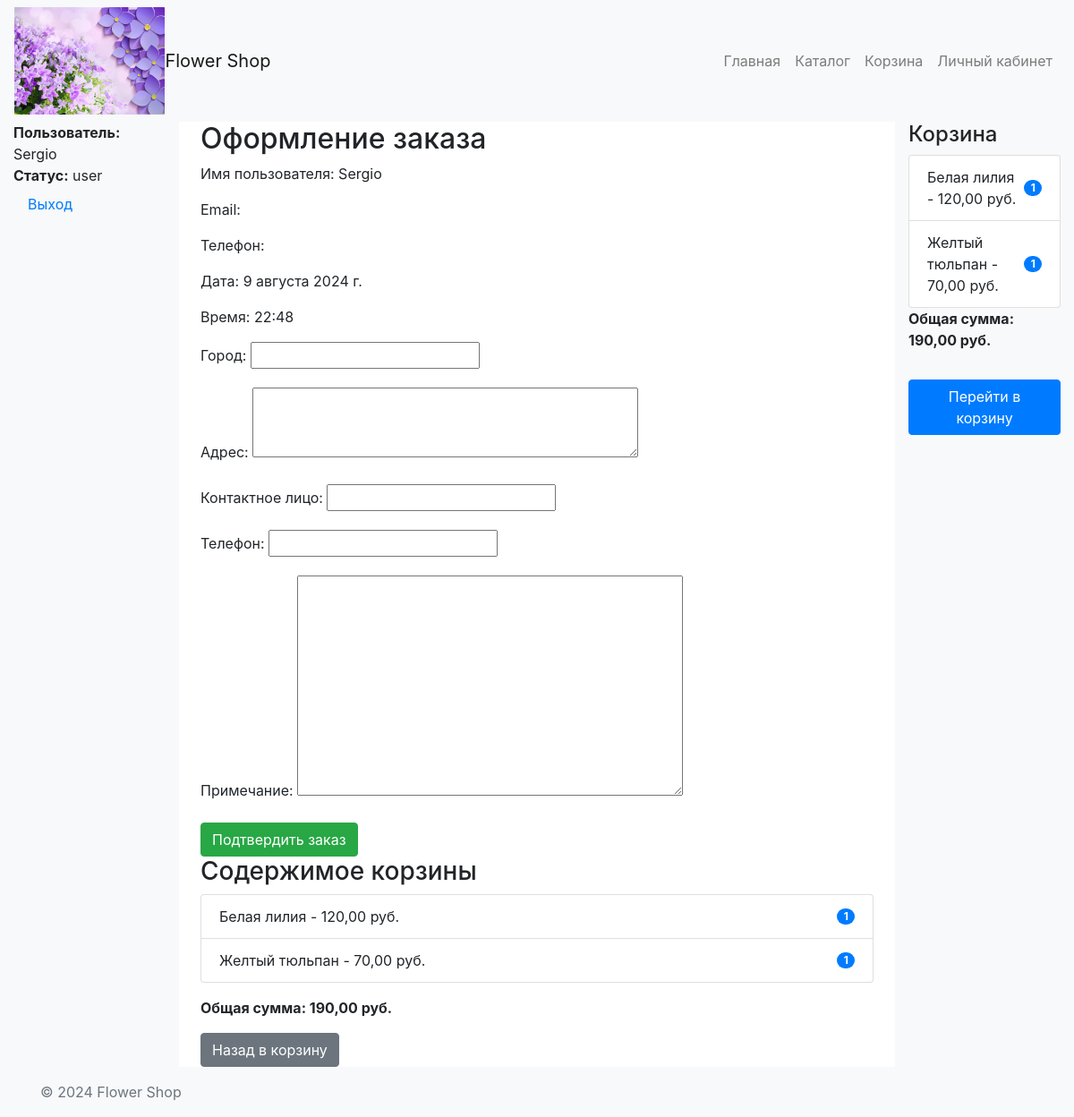
The app's page /orders/checkout/ (signed in) with its own data.
### main/models.py (models this page shows, shortened)
class CustomUser(AbstractUser):
    StatusID = models.ForeignKey(StatusDostupa, on_delete=models.SET_DEFAULT, default=2)
    telefon = models.CharField(max_length=20, blank=True, default="")
    Primechanie = models.TextField(blank=True, default="")
    tg_Chat_ID = models.CharField(max_length=255, null=True, blank=True)
    tg_User_ID = models.CharField(max_length=255, null=True, blank=True)
    groups = models.ManyToManyField(
        'auth.Group',
        related_name='customuser_set',  # Измените related_name
        blank=True,
        help_text='The groups this user belongs to. A user will get all permissions granted to each of their groups.',
        related_query_name='user',
    )
    user_permissions = models.ManyToManyField(
        'auth.Permission',
        related_name='customuser_set',  # Измените related_name
        blank=True,
        help_text='Specific permissions for this user.',
        related_query_name='user',
    )

class StatusDostupa(models.Model):
    ID = models.AutoField(primary_key=True)
    Status = models.CharField(max_length=255)
    Opisanie_Dostupa = models.TextField(default="")  # Новое поле для описания статуса доступа

class Tovar(models.Model):
    ID = models.AutoField(primary_key=True)
    Nazvanie = models.CharField(max_length=255)
    Cena = models.DecimalField(max_digits=10, decimal_places=2)
    Img_url = models.URLField(max_length=255)
    Reiting = models.DecimalField(max_digits=3, decimal_places=2, default=0.00)
    Opisanie = models.TextField()
    ID_TipTovara = models.ForeignKey(Tip_Tovara, on_delete=models.CASCADE)
    ID_KategorTovara = models.ForeignKey(Kat_Tovara, on_delete=models.CASCADE)
    kolich_otzyv = models.IntegerField(default=0)

### orders/models.py (models this page shows, shortened)
class CartItem(models.Model):
    tovar = models.ForeignKey(Tovar, on_delete=models.CASCADE)
    quantity = models.PositiveIntegerField(default=1)
    user = models.ForeignKey(settings.AUTH_USER_MODEL, null=True, blank=True, on_delete=models.CASCADE)
    session_id = models.CharField(max_length=255, null=True, blank=True)
    is_registered = models.BooleanField(default=False)
    cena = models.DecimalField(max_digits=10, decimal_places=2, default=0.00)

### orders/views.py (the view)
# urls.py: path('checkout/', checkout, name='checkout'),
@login_required
def checkout(request):
    cart_items = CartItem.objects.filter(user=request.user, is_registered=True)
    current_time = localtime()
    time_work_on = datetime.datetime.strptime(settings.TIME_WORK_ON, "%H:%M:%S").time()
    time_work_off = datetime.datetime.strptime(settings.TIME_WORK_OFF, "%H:%M:%S").time()
    if current_time.time() < time_work_on or current_time.time() > time_work_off:
        messages.warning(request, f'Оформление заказов возможно только в рабочее время: с {settings.TIME_WORK_ON} по {settings.TIME_WORK_OFF}.')
        return redirect('cart_detail')
    if request.method == 'POST':
        form = OrderForm(request.POST)
        if form.is_valid():
            adresa = Adresa.objects.create(
                ID_User=request.user.id,
                Gorod=form.cleaned_data['gorod'],
                adres=form.cleaned_data['adres'],
                kontakt=form.cleaned_data['kontakt'],
                telefon=form.cleaned_data['telefon']
            )
            zakaz = Zakaz.objects.create(
                ID_TipZakaza="Тип заказа",  # Укажите нужное значение
                ID_User=request.user,
                ID_adres=adresa,
                Kolichestvo_klon=sum(item.quantity for item in cart_items),
                Primechanie=form.cleaned_data['primechanie'],
                DataZakaza=timezone.now(),
                DataDostavki=timezone.now(),  # Установка даты доставки на текущий момент
                ID_Status_zakaza=StatusZakaza.objects.get(ID=1),  # Укажите нужный статус
                Zakaz_oplachen=False,
                Zakaz_dostavlen=False,
                Zakaz_Poluchen=False,
                Zakaz_zakryt=False
            )
            for item in cart_items:
                Otgruzka.objects.create(
                    ID_Zakaz=zakaz,
                    tovar_id=item.tovar,
                    quantity=item.quantity,
                    cena=item.cena
                )
            cart_items.delete()
            return redirect('order_success')
    else:
        form = OrderForm()
    total_price = sum(item.cena * item.quantity for item in cart_items)
    context = {
        'form': form,
        'cart_items': cart_items,
        'user_name': request.user.username,
        'user_email': request.user.email,
        'user_phone': request.user.telefon,
        'current_date': current_time.date(),
        'current_time': current_time.time(),
        'total_price': total_price
    }
    return render(request, 'orders/checkout.html', context)

### orders/forms.py
class OrderForm(forms.Form):
    user = forms.ModelChoiceField(queryset=User.objects.all(), widget=forms.HiddenInput())
    address = forms.CharField(label='Адрес доставки', max_length=255)
    phone = forms.CharField(label='Телефон', max_length=20)
    comments = forms.CharField(label='Комментарии', widget=forms.Textarea, required=False)

### orders/templates/orders/checkout.html (shortened to what this page needs)
{% extends 'main/base.html' %}
{% block content %}
    <h2>Оформление заказа</h2>
    <p>Имя пользователя: {{ user_name }}</p>
    <p>Email: {{ user_email }}</p>
    <p>Телефон: {{ user_phone }}</p>
    <p>Дата: {{ current_date }}</p>
    <p>Время: {{ current_time }}</p>
    <form method="post">
        {{ form.as_p }}
        <button type="submit" class="btn btn-success">Подтвердить заказ</button>
    </form>
    <h3>Содержимое корзины</h3>
    <ul class="list-group mb-3">
        {% for item in cart_items %}
            <li class="list-group-item d-flex justify-content-between align-items-center">
                {{ item.tovar.Nazvanie }} - {{ item.cena }} руб.
                <span class="badge badge-primary badge-pill">{{ item.quantity }}</span>
            </li>
        {% endfor %}
    </ul>
    <p><strong>Общая сумма: {{ total_price }} руб.</strong></p>
    <a href="{% url 'cart_detail' %}" class="btn btn-secondary">Назад в корзину</a>
{% endblock %}

### main/templates/main/base.html (shortened to what this page needs)
{% load static %}
<!doctype html>
<html lang="en">
<head>
    <link href="https://stackpath.bootstrapcdn.com/bootstrap/4.5.2/css/bootstrap.min.css" rel="stylesheet">
    <link href="{% static 'main/css/styles.css' %}" rel="stylesheet">
    <link href="{% static 'catalog/css/style.css' %}" rel="stylesheet">
</head>
<body>
    <nav class="navbar navbar-expand-lg navbar-light bg-light">
        <img src="{% static 'main/img/img_footer2.jpg' %}" alt="Logo" style="height: 120px; object-fit: cover;">
        <a class="navbar-brand" href="{% url 'index' %}">Flower Shop</a>
        <div class="collapse navbar-collapse" id="navbarNav">
            <ul class="navbar-nav ml-auto">
                <li class="nav-item">
                    <a class="nav-link" href="{% url 'index' %}">Главная</a>
                </li>
                <li class="nav-item">
                    <a class="nav-link" href="{% url 'catalog' %}">Каталог</a>
                </li>
                <li class="nav-item">
                    <a class="nav-link" href="{% url 'cart_detail' %}">Корзина</a>
                </li>
                {% if user.is_authenticated %}
                    <li class="nav-item">
                        {% if user.StatusID_id == 2 %}
                            <a class="nav-link" href="{% url 'user_kabinet' %}">Личный кабинет</a>
                        {% elif user.StatusID_id == 3 %}
                            <a class="nav-link" href="{% url 'manager_kabinet' %}">Личный кабинет</a>
                        {% endif %}
                    </li>
                {% endif %}
            </ul>
        </div>
    </nav>
    <div class="container-fluid">
        <div class="row">
            <nav class="col-md-3 col-lg-2 d-md-block bg-light sidebar">
                <div class="sidebar-sticky">
                    <ul class="nav flex-column">
                        {% if user.is_authenticated %}
                            <li class="nav-item">
                                <strong>Пользователь:</strong> {{ user.username }}
                            </li>
                            <li class="nav-item">
                                <strong>Статус:</strong> {{ user.StatusID.Status }}
                            </li>
                            <li class="nav-item">
                                <a class="nav-link" href="{% url 'logout' %}">Выход</a>
                            </li>
                        {% endif %}
                    </ul>
                </div>
            </nav>
            <main role="main" class="col-md-7 ml-sm-auto col-lg-8 px-4">
                {% block content %}{% endblock %}
            </main>
            <aside class="col-md-2 bg-light" id="cart-sidebar">
                {% include 'orders/cart_info.html' %}
            </aside>
        </div>
    </div>
    <footer class="footer mt-auto py-3 bg-light">
        <div class="container">
            <span class="text-muted">© 2024 Flower Shop</span>
        </div>
    </footer>
</body>
</html>

### orders/templates/orders/cart_info.html
{% if cart_items %}
    <h4>Корзина</h4>
    <ul class="list-group">
        {% for item in cart_items %}
            <li class="list-group-item d-flex justify-content-between align-items-center">
                {{ item.tovar.Nazvanie }} - {{ item.cena }} руб.
                <span class="badge badge-primary badge-pill">{{ item.quantity }}</span>
            </li>
        {% endfor %}
    </ul>
    <p><strong>Общая сумма: {{ total_price }} руб.</strong></p>
    <a href="{% url 'cart_detail' %}" class="btn btn-primary mt-3">Перейти в корзину</a>
{% else %}
    <p>Корзина пуста.</p>
{% endif %}

### records on screen
CustomUser: username "Sergio", StatusID.Status "user"
CartItem: tovar.Nazvanie "Белая лилия", cena "120,00", quantity "1"
CartItem: tovar.Nazvanie "Желтый тюльпан", cena "70,00", quantity "1"

### other values on screen
{{ current_date }} "9 августа 2024 г."
{{ current_time }} "22:48"
{{ total_price }} "190,00"
